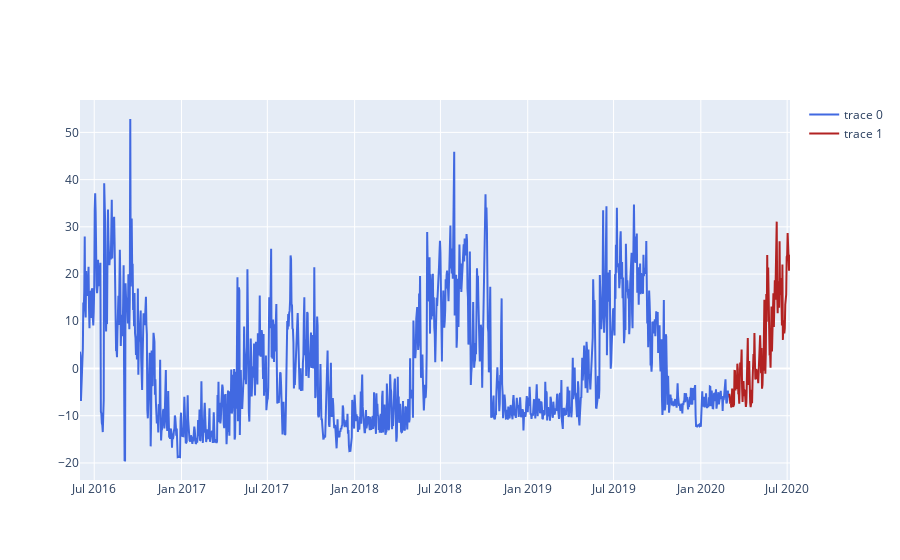

Source (notebook cell):
### Code cell
fig = go.Figure(go.Scatter(x=train['ds'], y=train['y']-(a*x_axis[:,0]+b), line=dict(color='royalblue')))
fig.add_traces(go.Scatter(x=test['ds'], y=test['y']-y_hat, line=dict(color='firebrick')))

### Figure 1 — Plotly figure (JSON) as saved in the notebook; plotly's stock layout.template omitted (floating-point values rounded to 4 significant figures; data arrays with more than 128 entries replaced by an {"elided": "..."} marker saying what was removed)
{"data": [{"line": {"color": "royalblue"}, "type": "scatter", "x": {"elided": "1369 str values"}, "y": {"elided": "1369 float values"}}, {"line": {"color": "firebrick"}, "type": "scatter", "x": {"elided": "129 str values"}, "y": {"elided": "129 float values"}}], "layout": {}}
